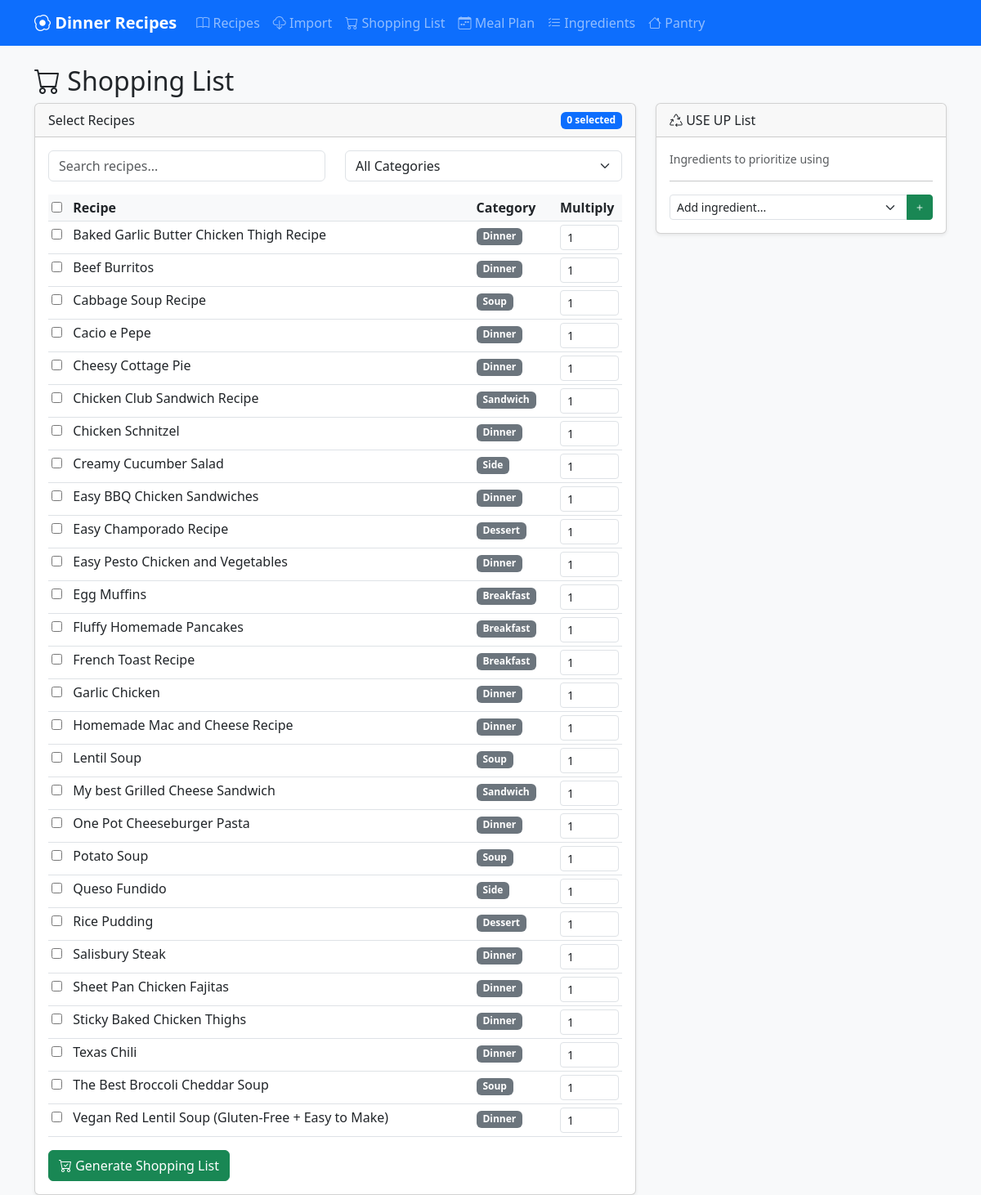
/shopping, run on an earlier commit of the app's database.
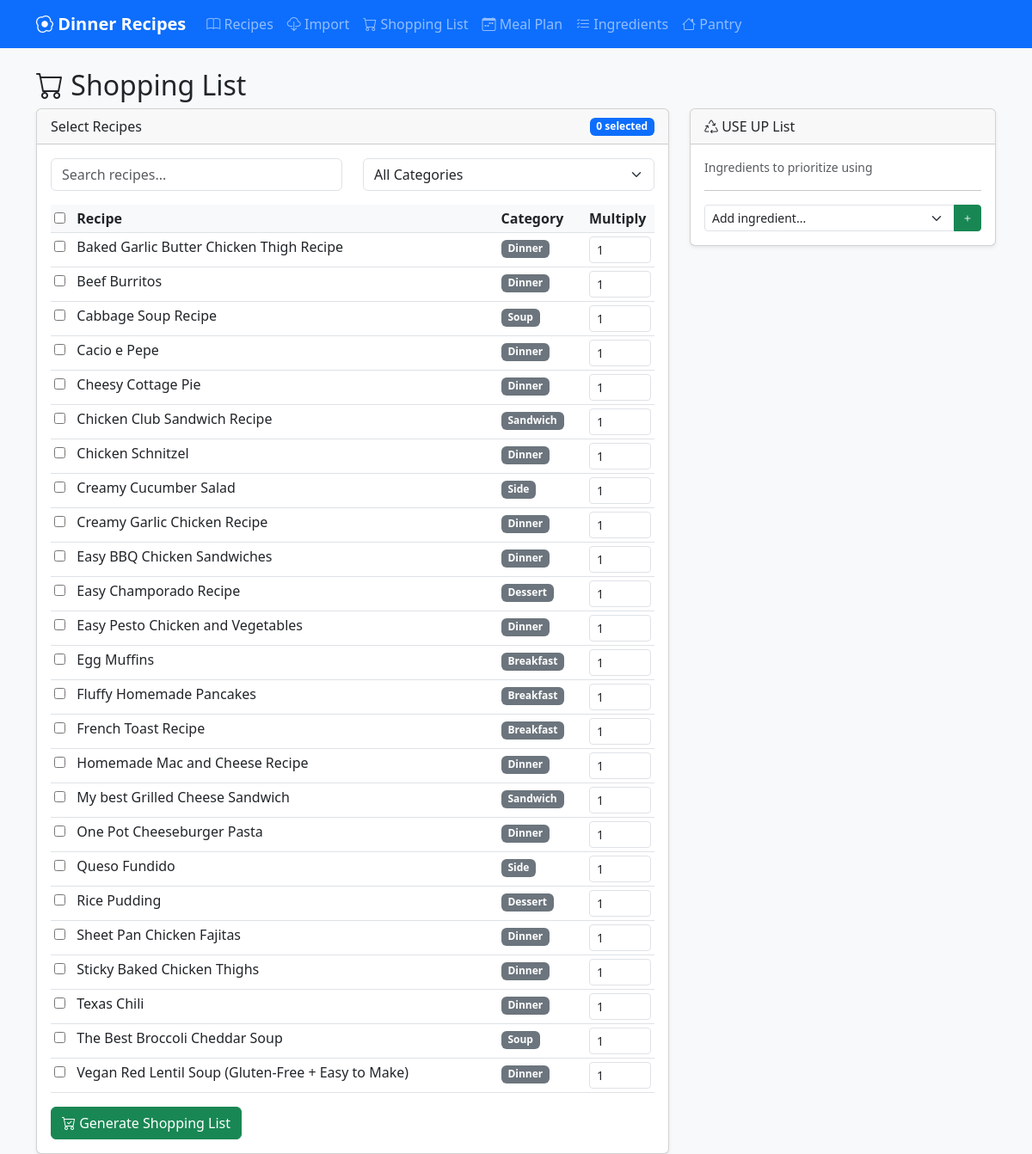
And on a later commit of the database.
### app.py (models this page shows)
class Recipe(db.Model):
    id = db.Column(db.Integer, primary_key=True)
    name = db.Column(db.String(100), unique=True, nullable=False, index=True)
    category = db.Column(db.String(50), default='Dinner', index=True)
    difficulty = db.Column(db.String(20), default='Easy')
    protein_type = db.Column(db.String(20), default='None', index=True)
    servings = db.Column(db.Integer, default=4)
    instructions = db.Column(db.Text, default='')
    image = db.Column(db.String(255), default='')
    source_url = db.Column(db.String(500), default='')
    ingredients = db.relationship('RecipeIngredient', backref='recipe', lazy=True, cascade='all, delete-orphan')

### app.py (the view)
@app.route('/shopping')
def shopping_list():
    recipes = Recipe.query.filter(Recipe.category != 'Archive').order_by(Recipe.name).all()
    use_up_items = UseUpItem.query.all()
    ingredients = Ingredient.query.order_by(Ingredient.name).all()
    return render_template('shopping.html', recipes=recipes, use_up_items=use_up_items, ingredients=ingredients)

### templates/shopping.html (shortened to what this page needs)
{% extends 'base.html' %}
{% block content %}
<h2><i class="bi bi-cart"></i> Shopping List</h2>
<div class="row">
    <div class="col-md-8">
        <div class="card">
            <div class="card-header d-flex justify-content-between align-items-center">
                <span>Select Recipes</span>
                <span class="badge bg-primary" id="selectedCount">0 selected</span>
            </div>
            <div class="card-body">
                <div class="row mb-3">
                    <div class="col-md-6">
                        <input type="text" id="searchInput" class="form-control" placeholder="Search recipes...">
                    </div>
                    <div class="col-md-6">
                        <select id="categoryFilter" class="form-select">
                            <option value="">All Categories</option>
                        </select>
                    </div>
                </div>
                <form method="post" action="{{ url_for('shopping_generate') }}">
                    <table class="table table-sm" id="recipeTable">
                        <thead>
                            <tr>
                                <th><input type="checkbox" id="selectAll"></th>
                                <th>Recipe</th>
                                <th>Category</th>
                                <th>Multiply</th>
                            </tr>
                        </thead>
                        <tbody>
                            {% for recipe in recipes %}
                            <tr data-name="{{ recipe.name.lower() }}" data-category="{{ recipe.category }}">
                                <td>
                                    <input type="checkbox" name="recipes" value="{{ recipe.id }}" class="recipe-checkbox">
                                </td>
                                <td>{{ recipe.name }}</td>
                                <td><span class="badge bg-secondary">{{ recipe.category }}</span></td>
                                <td style="width: 80px;">
                                    <input type="number" name="multiplier_{{ recipe.id }}" class="form-control form-control-sm" value="1" min="0.5" step="0.5">
                                </td>
                            </tr>
                            {% endfor %}
                        </tbody>
                    </table>
                    <button type="submit" class="btn btn-success">
                        <i class="bi bi-cart-check"></i> Generate Shopping List
                    </button>
                </form>
            </div>
        </div>
    </div>
    <div class="col-md-4">
        <div class="card">
            <div class="card-header">
                <i class="bi bi-recycle"></i> USE UP List
            </div>
            <div class="card-body">
                <p class="small text-muted">Ingredients to prioritize using</p>
                <hr>
                <form method="post" action="{{ url_for('useup_add') }}">
                    <div class="input-group">
                        <select name="ingredient_id" class="form-select form-select-sm" required>
                            <option value="">Add ingredient...</option>
                        </select>
                        <button type="submit" class="btn btn-sm btn-success">
                            <i class="bi bi-plus"></i>
                        </button>
                    </div>
                </form>
            </div>
        </div>
    </div>
</div>
{% endblock %}

What changed in the data, as far as the page shows it:
removed Recipe: name "Garlic Chicken", category "Dinner"
removed Recipe: name "Lentil Soup", category "Soup"
removed Recipe: name "Potato Soup", category "Soup"
removed Recipe: name "Salisbury Steak", category "Dinner"
added Recipe: name "Creamy Garlic Chicken Recipe", category "Dinner"
